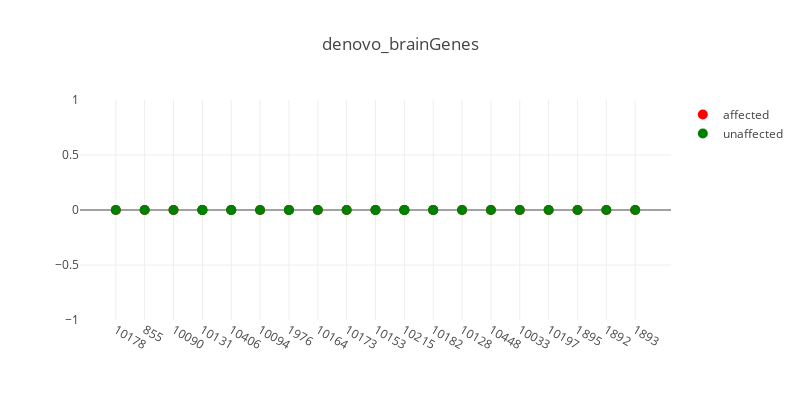
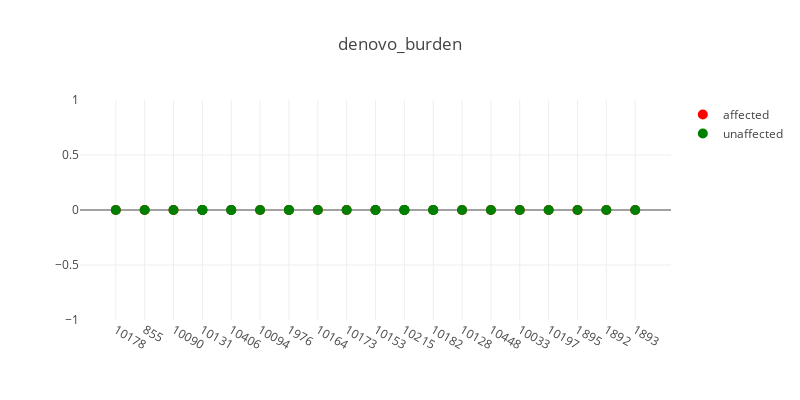
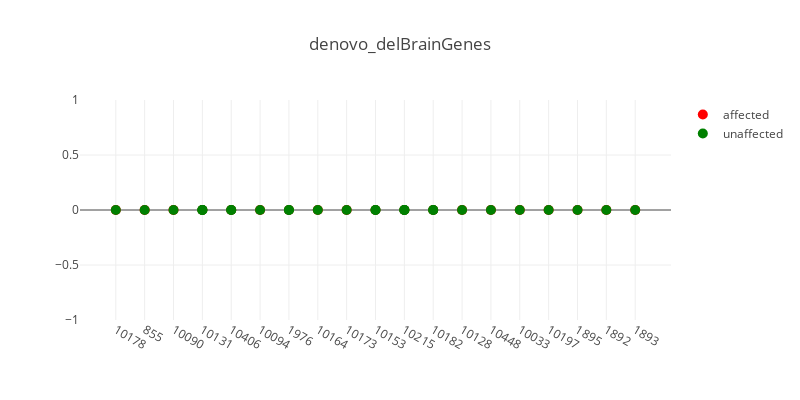
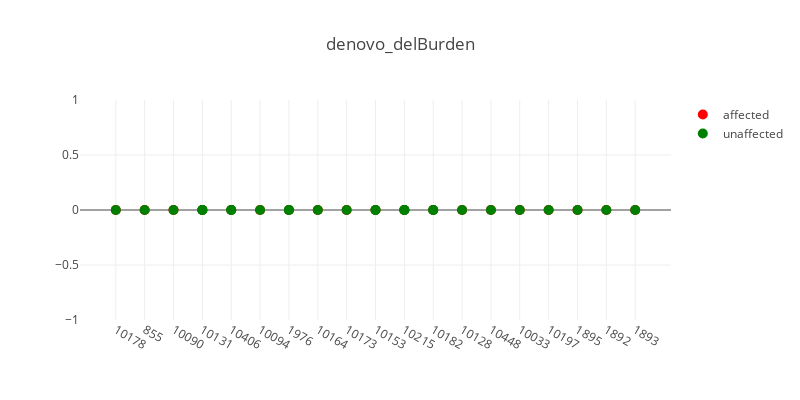

The code cell stored with these charts, in order, in its notebook:
### Code cell
import glob

data_dir = '/home/sudregp/data/cnv/trimmed/cnvkit/'
files = glob.glob(data_dir + '/denovo*.indiv')
files.sort()
for f in files:
    if f.find('clean') < 0:
        t_str = '.'.join(f.split('/')[-1].split('.')[:-2])
        plot_plink_cnvs(f, t_str, verbose=True)

### Figure 1 — Plotly figure (JSON) as saved in the notebook; plotly's stock layout.template omitted (floating-point values rounded to 4 significant figures)
{"data": [{"hoverinfo": "text+y", "marker": {"color": "red", "size": 10}, "mode": "markers", "name": "affected", "showlegend": true, "text": ["CLIA_400131", "CLIA_400216", "CLIA_400123", "CLIA_400140", "CLIA_400178", "CLIA_400130", "CLIA_400204", "CLIA_400122", "CLIA_400149", "CLIA_400128", "CLIA_400125", "CLIA_400121", "CLIA_400153", "CLIA_400205", "CLIA_400127", "CLIA_400129", "CLIA_400132", "CLIA_400134", "CLIA_400163"], "type": "scatter", "x": [0, 1, 2, 3, 4, 5, 6, 7, 8, 9, 10, 11, 12, 13, 14, 15, 16, 17, 18], "y": [0, 0, 0, 0, 0, 0, 0, 0, 0, 0, 0, 0, 0, 0, 0, 0, 0, 0, 0]}, {"hoverinfo": "text+y", "hovertext": ["CLIA_400159", "CLIA_400133", "CLIA_400195", "CLIA_400138", "CLIA_400139", "CLIA_400142", "CLIA_400179", "CLIA_400180", "CLIA_400144", "CLIA_400203", "CLIA_400201", "CLIA_400135", "CLIA_400148", "CLIA_400210", "CLIA_400212", "CLIA_400191", "CLIA_400189", "CLIA_400193", "CLIA_400170", "CLIA_400172", "CLIA_400152", "CLIA_400200", "CLIA_400166", "CLIA_400181", "CLIA_400158", "CLIA_400175", "CLIA_400162"], "marker": {"color": "green", "size": 10}, "mode": "markers", "name": "unaffected", "showlegend": true, "type": "scatter", "x": [0, 1, 2, 3, 3, 3, 4, 4, 5, 6, 6, 7, 8, 9, 9, 10, 10, 10, 11, 11, 12, 13, 14, 15, 16, 17, 18], "y": [0, 0, 0, 0, 0, 0, 0, 0, 0, 0, 0, 0, 0, 0, 0, 0, 0, 0, 0, 0, 0, 0, 0, 0, 0, 0, 0]}], "layout": {"height": 400, "hovermode": "closest", "title": "denovo_brainGenes", "width": 800, "xaxis1": {"ticktext": ["10178", "855", "10090", "10131", "10406", "10094", "1976", "10164", "10173", "10153", "10215", "10182", "10128", "10448", "10033", "10197", "1895", "1892", "1893"], "tickvals": [0, 1, 2, 3, 4, 5, 6, 7, 8, 9, 10, 11, 12, 13, 14, 15, 16, 17, 18], "zeroline": false}}}

### Figure 2 — Plotly figure (JSON) as saved in the notebook; plotly's stock layout.template omitted (floating-point values rounded to 4 significant figures)
{"data": [{"hoverinfo": "text+y", "marker": {"color": "red", "size": 10}, "mode": "markers", "name": "affected", "showlegend": true, "text": ["CLIA_400131", "CLIA_400216", "CLIA_400123", "CLIA_400140", "CLIA_400178", "CLIA_400130", "CLIA_400204", "CLIA_400122", "CLIA_400149", "CLIA_400128", "CLIA_400125", "CLIA_400121", "CLIA_400153", "CLIA_400205", "CLIA_400127", "CLIA_400129", "CLIA_400132", "CLIA_400134", "CLIA_400163"], "type": "scatter", "x": [0, 1, 2, 3, 4, 5, 6, 7, 8, 9, 10, 11, 12, 13, 14, 15, 16, 17, 18], "y": [0, 0, 0, 0, 0, 0, 0, 0, 0, 0, 0, 0, 0, 0, 0, 0, 0, 0, 0]}, {"hoverinfo": "text+y", "hovertext": ["CLIA_400159", "CLIA_400133", "CLIA_400195", "CLIA_400138", "CLIA_400139", "CLIA_400142", "CLIA_400179", "CLIA_400180", "CLIA_400144", "CLIA_400203", "CLIA_400201", "CLIA_400135", "CLIA_400148", "CLIA_400210", "CLIA_400212", "CLIA_400191", "CLIA_400189", "CLIA_400193", "CLIA_400170", "CLIA_400172", "CLIA_400152", "CLIA_400200", "CLIA_400166", "CLIA_400181", "CLIA_400158", "CLIA_400175", "CLIA_400162"], "marker": {"color": "green", "size": 10}, "mode": "markers", "name": "unaffected", "showlegend": true, "type": "scatter", "x": [0, 1, 2, 3, 3, 3, 4, 4, 5, 6, 6, 7, 8, 9, 9, 10, 10, 10, 11, 11, 12, 13, 14, 15, 16, 17, 18], "y": [0, 0, 0, 0, 0, 0, 0, 0, 0, 0, 0, 0, 0, 0, 0, 0, 0, 0, 0, 0, 0, 0, 0, 0, 0, 0, 0]}], "layout": {"height": 400, "hovermode": "closest", "title": "denovo_burden", "width": 800, "xaxis1": {"ticktext": ["10178", "855", "10090", "10131", "10406", "10094", "1976", "10164", "10173", "10153", "10215", "10182", "10128", "10448", "10033", "10197", "1895", "1892", "1893"], "tickvals": [0, 1, 2, 3, 4, 5, 6, 7, 8, 9, 10, 11, 12, 13, 14, 15, 16, 17, 18], "zeroline": false}}}

### Figure 3 — Plotly figure (JSON) as saved in the notebook; plotly's stock layout.template omitted (floating-point values rounded to 4 significant figures)
{"data": [{"hoverinfo": "text+y", "marker": {"color": "red", "size": 10}, "mode": "markers", "name": "affected", "showlegend": true, "text": ["CLIA_400131", "CLIA_400216", "CLIA_400123", "CLIA_400140", "CLIA_400178", "CLIA_400130", "CLIA_400204", "CLIA_400122", "CLIA_400149", "CLIA_400128", "CLIA_400125", "CLIA_400121", "CLIA_400153", "CLIA_400205", "CLIA_400127", "CLIA_400129", "CLIA_400132", "CLIA_400134", "CLIA_400163"], "type": "scatter", "x": [0, 1, 2, 3, 4, 5, 6, 7, 8, 9, 10, 11, 12, 13, 14, 15, 16, 17, 18], "y": [0, 0, 0, 0, 0, 0, 0, 0, 0, 0, 0, 0, 0, 0, 0, 0, 0, 0, 0]}, {"hoverinfo": "text+y", "hovertext": ["CLIA_400159", "CLIA_400133", "CLIA_400195", "CLIA_400138", "CLIA_400139", "CLIA_400142", "CLIA_400179", "CLIA_400180", "CLIA_400144", "CLIA_400203", "CLIA_400201", "CLIA_400135", "CLIA_400148", "CLIA_400210", "CLIA_400212", "CLIA_400191", "CLIA_400189", "CLIA_400193", "CLIA_400170", "CLIA_400172", "CLIA_400152", "CLIA_400200", "CLIA_400166", "CLIA_400181", "CLIA_400158", "CLIA_400175", "CLIA_400162"], "marker": {"color": "green", "size": 10}, "mode": "markers", "name": "unaffected", "showlegend": true, "type": "scatter", "x": [0, 1, 2, 3, 3, 3, 4, 4, 5, 6, 6, 7, 8, 9, 9, 10, 10, 10, 11, 11, 12, 13, 14, 15, 16, 17, 18], "y": [0, 0, 0, 0, 0, 0, 0, 0, 0, 0, 0, 0, 0, 0, 0, 0, 0, 0, 0, 0, 0, 0, 0, 0, 0, 0, 0]}], "layout": {"height": 400, "hovermode": "closest", "title": "denovo_delBrainGenes", "width": 800, "xaxis1": {"ticktext": ["10178", "855", "10090", "10131", "10406", "10094", "1976", "10164", "10173", "10153", "10215", "10182", "10128", "10448", "10033", "10197", "1895", "1892", "1893"], "tickvals": [0, 1, 2, 3, 4, 5, 6, 7, 8, 9, 10, 11, 12, 13, 14, 15, 16, 17, 18], "zeroline": false}}}

### Figure 4 — Plotly figure (JSON) as saved in the notebook; plotly's stock layout.template omitted (floating-point values rounded to 4 significant figures)
{"data": [{"hoverinfo": "text+y", "marker": {"color": "red", "size": 10}, "mode": "markers", "name": "affected", "showlegend": true, "text": ["CLIA_400131", "CLIA_400216", "CLIA_400123", "CLIA_400140", "CLIA_400178", "CLIA_400130", "CLIA_400204", "CLIA_400122", "CLIA_400149", "CLIA_400128", "CLIA_400125", "CLIA_400121", "CLIA_400153", "CLIA_400205", "CLIA_400127", "CLIA_400129", "CLIA_400132", "CLIA_400134", "CLIA_400163"], "type": "scatter", "x": [0, 1, 2, 3, 4, 5, 6, 7, 8, 9, 10, 11, 12, 13, 14, 15, 16, 17, 18], "y": [0, 0, 0, 0, 0, 0, 0, 0, 0, 0, 0, 0, 0, 0, 0, 0, 0, 0, 0]}, {"hoverinfo": "text+y", "hovertext": ["CLIA_400159", "CLIA_400133", "CLIA_400195", "CLIA_400138", "CLIA_400139", "CLIA_400142", "CLIA_400179", "CLIA_400180", "CLIA_400144", "CLIA_400203", "CLIA_400201", "CLIA_400135", "CLIA_400148", "CLIA_400210", "CLIA_400212", "CLIA_400191", "CLIA_400189", "CLIA_400193", "CLIA_400170", "CLIA_400172", "CLIA_400152", "CLIA_400200", "CLIA_400166", "CLIA_400181", "CLIA_400158", "CLIA_400175", "CLIA_400162"], "marker": {"color": "green", "size": 10}, "mode": "markers", "name": "unaffected", "showlegend": true, "type": "scatter", "x": [0, 1, 2, 3, 3, 3, 4, 4, 5, 6, 6, 7, 8, 9, 9, 10, 10, 10, 11, 11, 12, 13, 14, 15, 16, 17, 18], "y": [0, 0, 0, 0, 0, 0, 0, 0, 0, 0, 0, 0, 0, 0, 0, 0, 0, 0, 0, 0, 0, 0, 0, 0, 0, 0, 0]}], "layout": {"height": 400, "hovermode": "closest", "title": "denovo_delBurden", "width": 800, "xaxis1": {"ticktext": ["10178", "855", "10090", "10131", "10406", "10094", "1976", "10164", "10173", "10153", "10215", "10182", "10128", "10448", "10033", "10197", "1895", "1892", "1893"], "tickvals": [0, 1, 2, 3, 4, 5, 6, 7, 8, 9, 10, 11, 12, 13, 14, 15, 16, 17, 18], "zeroline": false}}}
